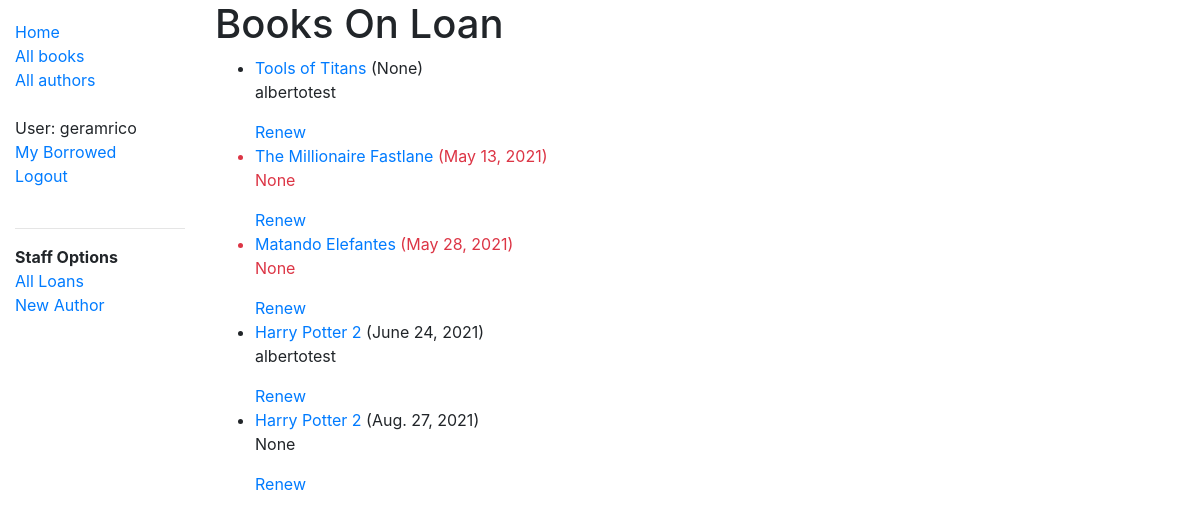
Page /catalog/all-loans/ (signed in) on the earlier database version.
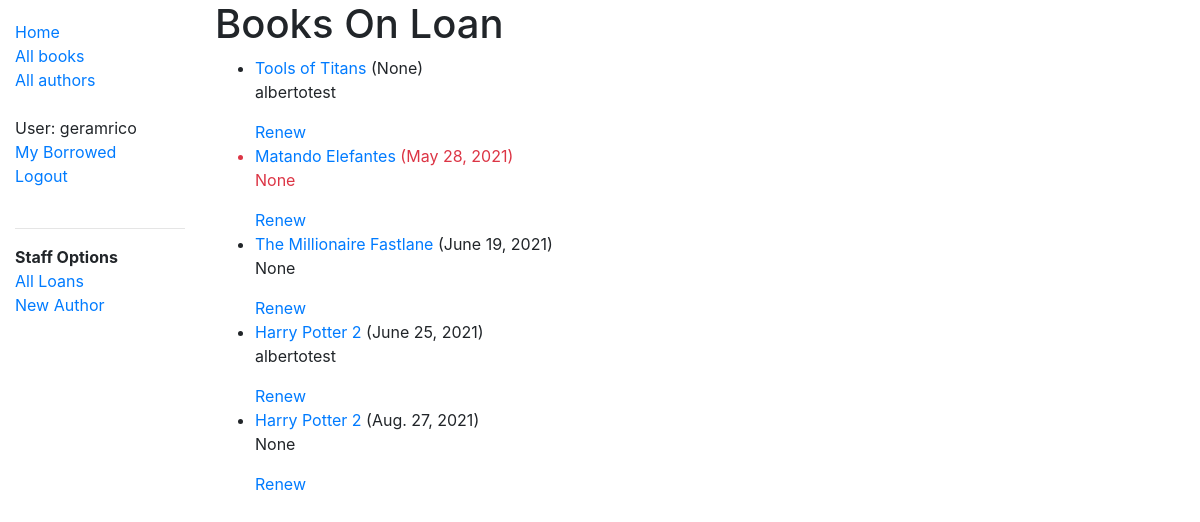
Same page on the later database version.
### catalog/models.py (models this page shows, shortened)
class BookInstance(models.Model):
    id = models.UUIDField(primary_key=True,default=uuid.uuid4,help_text='ID for this particular book across library')
    book = models.ForeignKey('Book',on_delete=models.RESTRICT,null=True)
    imprint = models.CharField(max_length=200)
    due_back = models.DateField(null=True,blank=True)
    LOAN_STATUS = (
        ('m','Maintenance'),
        ('o','On loan'),
        ('a','Available'),
        ('r','Reserved'),
    )
    status = models.CharField(
        max_length=1,
        choices = LOAN_STATUS,
        blank=True,
        default = 'm',
        help_text='Book availability',
    )
    class Meta:
        ordering = ['due_back']
        permissions = (("can_mark_returned", "Set book as returned"),)
    '''representation of the object in human readable form'''
    borrower = models.ForeignKey(User, on_delete=models.SET_NULL, null=True, blank=True)
    @property
    def is_overdue(self):
        if self.due_back and date.today() > self.due_back:
            return True
        return False

class Book(models.Model):
    title = models.CharField(max_length = 200)
    author = models.ForeignKey('Author',on_delete=models.SET_NULL,null=True)
    summary = models.TextField(max_length=1000,help_text="Brief description of the book")
    isbn = models.CharField('ISBN',max_length=13,unique=True,
                            help_text='13 Character <a href="https://www.isbn-international.org/content/what-isbn">ISBN number</a>')
    genre = models.ManyToManyField(Genre,help_text='Select a genre for this book')
    language = models.ForeignKey('Language',null=True,on_delete=models.SET_NULL)
    '''representation of the object in human readable form'''
    '''Returns URL to access a detail record for book'''
    def display_genre(self):
        '''Func to display genre in admin'''
        return ', '.join(genre.name for genre in self.genre.all()[:3])
    display_genre.short_description = 'Genre'

### catalog/views.py (the view)
# urls.py: path('all-loans/', views.AllLoansBooksViewForLibrarians.as_view(), name='all-loans'),
class AllLoansBooksViewForLibrarians(PermissionRequiredMixin,generic.ListView):
    permission_required = 'catalog.can_mark_returned'
    """Generic class-based view listing books on loan, for the librarian to see."""
    model = BookInstance
    template_name ='catalog/bookinstance_list_loaned_user.html'
    paginate_by = 10
    def get_queryset(self):
        return BookInstance.objects.filter(status__exact='o').order_by('due_back')

### catalog/templates/catalog/bookinstance_list_loaned_user.html
{% extends "base_generic.html" %}
{% block content %}
<h1>Books On Loan</h1>
{% if bookinstance_list %}
<ul>
  {% for bookinst in bookinstance_list %}
  <li class="{% if bookinst.is_overdue %}text-danger{% endif %}">
    <div>
      <a href="{% url 'book-detail' bookinst.book.pk %}">{{bookinst.book.title}} </a> ({{ bookinst.due_back }})
    <p>{{ bookinst.borrower }}</p>
    {% if perms.catalog.can_mark_returned %}
    <a href="{% url 'renew-book-librarian' bookinst.id %}">Renew</a>
    {% endif %}
    </div>
  </li>
  {% endfor %}
</ul>
{% else %}
<p>There are no books borrowed.</p>
{% endif %}
{% endblock %}

### catalog/templates/base_generic.html (shortened to what this page needs)
<!DOCTYPE html>
<html lang="en">
<head>
  <link rel="stylesheet" href="https://cdn.jsdelivr.net/npm/bootstrap@4.5.3/dist/css/bootstrap.min.css"
>
  {% load static %}
  <link rel="stylesheet" href="{% static 'css/styles.css' %}">
</head>
<body>
  <div class="container-fluid">
    <div class="row">
      <div class="col-sm-2">
        {% block sidebar %}
        <ul class="sidebar-nav">
          <li><a href="{% url 'index' %}">Home</a></li>
          <li><a href="{% url 'books' %}">All books</a></li>
          <li><a href="{% url 'authors' %}">All authors</a></li>
          {% if user.is_authenticated %}
            <br>
            <li>User: {{ user.get_username }}</li>
            <li><a href="{% url 'my-borrowed' %}">My Borrowed</a></li>
            <li><a href="{% url 'logout'%}?next={{request.path}}">Logout</a></li>
            <br>
              {% if user.is_staff %}
              <hr>
              <li><b>Staff Options</b></li>
              <li><a href="{% url 'all-loans' %}">All Loans</a></li>
              <li><a href="{% url 'author-create' %}">New Author</a></li>
              {% endif %}
            {% else %}
              <li><a href="{% url 'login'%}?next={{request.path}}">Login</a></li>
          {% endif %}
        </ul>
        {% endblock %}
      </div>
      <div class="col-sm-10 ">{% block content %}{% endblock %}
      </div>
    </div>
  </div>
</body>
</html>
</html>

### catalog/static/css/styles.css (style rules this page uses)
.sidebar-nav { margin-top: 20px; padding: 0; list-style: none; }

Differences in the rows shown:
shown differently, row unchanged: BookInstance "May 28, 2021": moves up the list
changed BookInstance "The Millionaire Fastlane": due_back "May 13, 2021" → "June 19, 2021"
changed BookInstance: due_back "June 24, 2021" → "June 25, 2021"
